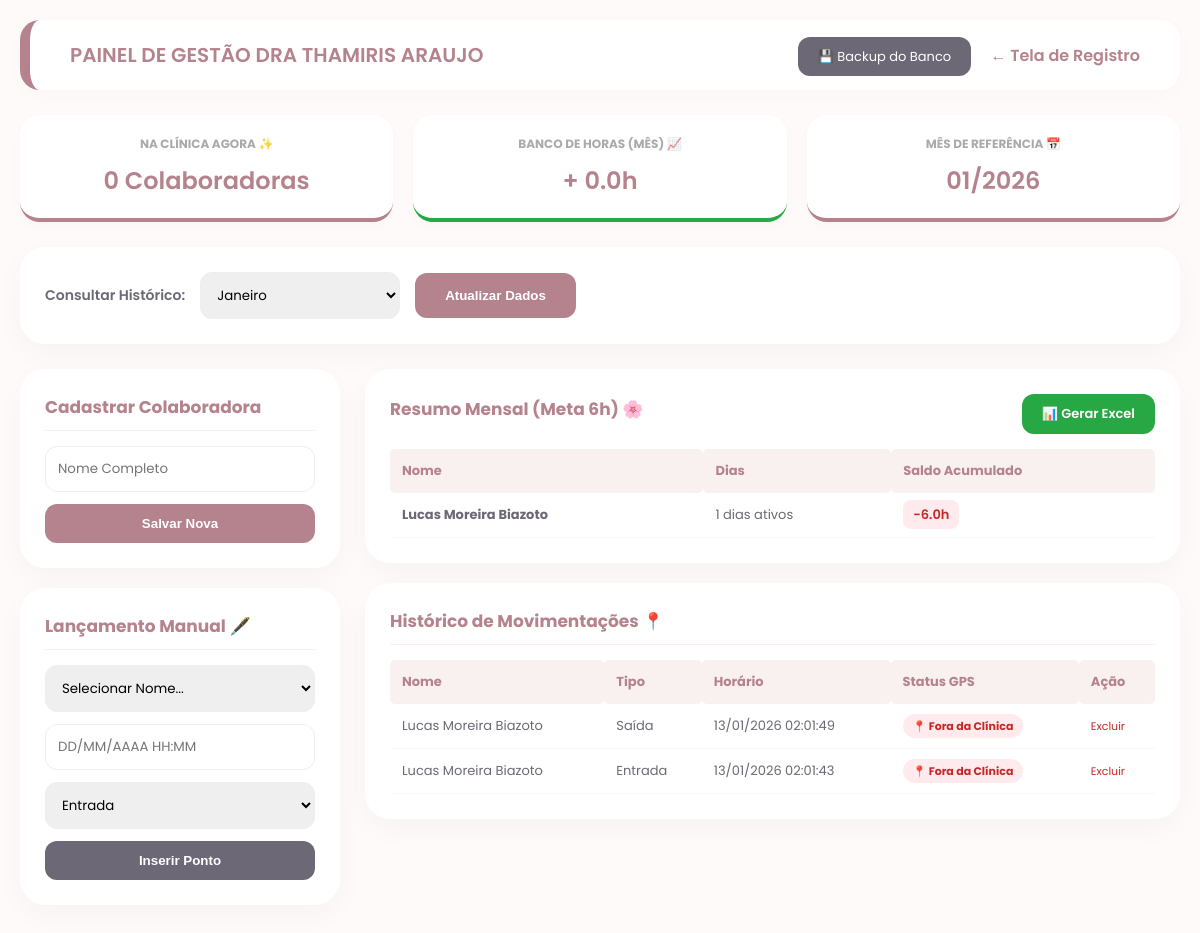
The page /painel_gestao on the database its author committed.
### tables this page shows
CREATE TABLE colaboradoras 
                      (id INTEGER PRIMARY KEY AUTOINCREMENT, nome TEXT UNIQUE);

CREATE TABLE registros 
                      (id INTEGER PRIMARY KEY AUTOINCREMENT, nome TEXT, tipo TEXT, horario TEXT, data_texto TEXT, localizacao TEXT);

### app.py (the view)
@app.route('/painel_gestao')
def painel_gestao():
    mes = request.args.get('mes', datetime.now().strftime("%m"))
    filtro = f"/{mes}/{datetime.now().strftime('%Y')}"
    conn = sqlite3.connect('ponto.db'); cursor = conn.cursor()
    cursor.execute("SELECT * FROM colaboradoras ORDER BY nome ASC")
    colab_lista = cursor.fetchall()
    relatorio = []; presentes = []; total_extras_mes = 0.0
    for cid, n in colab_lista:
        cursor.execute("SELECT tipo, horario FROM registros WHERE nome = ? AND horario LIKE ?", (n, f"%{filtro}%"))
        regs = cursor.fetchall()
        if regs and regs[-1][0] == 'Entrada' and regs[-1][1].startswith(datetime.now().strftime("%d/%m/%Y")):
            presentes.append(n)
        datas = sorted(list(set([r[1].split(' ')[0] for r in regs])))
        total_saldo = 0.0; dias = 0
        for d in datas:
            e = [r[1] for r in regs if r[1].startswith(d) and r[0] == 'Entrada']
            s = [r[1] for r in regs if r[1].startswith(d) and r[0] == 'Saída']
            if e and s:
                dias += 1; _, saldo = calcular_jornada(e[0], s[-1]); total_saldo += saldo
        if total_saldo > 0: total_extras_mes += total_saldo
        relatorio.append({'nome': n, 'dias': dias, 'saldo': round(total_saldo, 2)})
    cursor.execute("SELECT * FROM registros ORDER BY id DESC LIMIT 50")
    ultimos = cursor.fetchall(); conn.close()
    return render_template('admin.html', relatorio=relatorio, ultimos=ultimos, colaboradoras=colab_lista, mes_sel=mes, presentes=presentes, total_extras=round(total_extras_mes, 1))

### app.py (called while the page is built)
def calcular_jornada(entrada_str, saida_str):
    for formato in ("%d/%m/%Y %H:%M:%S", "%d/%m/%Y %H:%M"):
        try:
            inicio = datetime.strptime(entrada_str, formato)
            fim = datetime.strptime(saida_str, formato)
            diff = fim - inicio
            horas = diff.total_seconds() / 3600
            return round(horas, 2), round(horas - 6.0, 2)
        except: continue
    return 0, 0

### templates/admin.html (shortened to what this page needs)
<!DOCTYPE html>
<html lang="pt-br">
<head>
</head>
<body>
    <div class="header">
        <h1>Painel de Gestão Dra Thamiris Araujo</h1>
        <div>
            <a href="/backup" class="btn-backup">💾 Backup do Banco</a>
            <a href="/" style="margin-left:15px; color: var(--rosa); text-decoration: none; font-weight: 600;">← Tela de Registro</a>
        </div>
    </div>
    <div class="dashboard">
        <div class="dash-card">
            <h3>Na Clínica Agora ✨</h3>
            <p>{{ presentes|length }} Colaboradoras</p>
        </div>
        <div class="dash-card" style="border-bottom-color: #28a745;">
            <h3>Banco de Horas (Mês) 📈</h3>
            <p>+ {{ total_extras }}h</p>
        </div>
        <div class="dash-card">
            <h3>Mês de Referência 📅</h3>
            <p>{{ mes_sel }}/2026</p>
        </div>
    </div>
    <div class="card" style="margin-bottom: 25px;">
        <form method="GET" style="display:flex; gap:15px; align-items: center; flex-wrap: wrap;">
            <label style="font-size: 14px; font-weight: 600;">Consultar Histórico:</label>
            <select name="mes" style="width: 200px; margin:0;">
                <option value="01" {% if mes_sel == '01' %}selected{% endif %}>Janeiro</option>
            </select>
            <button class="btn-acao" style="width: auto; margin:0; padding: 0 30px; height: 45px;">Atualizar Dados</button>
        </form>
    </div>
    <div class="grid">
        <aside>
            <div class="card">
                <h2>Cadastrar Colaboradora</h2>
                <form action="/cadastrar_colaboradora" method="POST">
                    <input type="text" name="nome_novo" placeholder="Nome Completo" required>
                    <button class="btn-acao">Salvar Nova</button>
                </form>
            </div>
            <div class="card">
                <h2>Lançamento Manual 🖋️</h2>
                <form action="/lancar_manual" method="POST">
                    <select name="nome" required>
                        <option value="" disabled selected>Selecionar Nome...</option>
                    </select>
                    <input type="text" name="data_hora" placeholder="DD/MM/AAAA HH:MM" required>
                    <select name="tipo">
                        <option value="Entrada">Entrada</option>
                    </select>
                    <button class="btn-acao" style="background: var(--texto);">Inserir Ponto</button>
                </form>
            </div>
        </aside>
        <main>
            <div class="card">
                <div style="display:flex; justify-content: space-between; align-items: center; margin-bottom: 15px;">
                    <h2 style="border:none; margin:0;">Resumo Mensal (Meta 6h) 🌸</h2>
                    <a href="/exportar" class="btn-excel">📊 Gerar Excel</a>
                </div>
                <table>
                    <thead>
                        <tr><th>Nome</th><th>Dias</th><th>Saldo Acumulado</th></tr>
                    </thead>
                    <tbody>
                        {% for r in relatorio %}
                        <tr>
                            <td><strong>{{ r.nome }}</strong></td>
                            <td>{{ r.dias }} dias ativos</td>
                            <td>
                                <span class="saldo-badge" style="background: {{ '#e8f5e9' if r.saldo > 0 else '#ffebee' }}; color: {{ '#2e7d32' if r.saldo > 0 else '#c62828' }};">
                                    {{ '+' if r.saldo > 0 }}{{ r.saldo }}h
                                </span>
                            </td>
                        </tr>
                        {% endfor %}
                    </tbody>
                </table>
            </div>
            <div class="card">
                <h2>Histórico de Movimentações 📍</h2>
                <table>
                    <thead>
                        <tr><th>Nome</th><th>Tipo</th><th>Horário</th><th>Status GPS</th><th>Ação</th></tr>
                    </thead>
                    <tbody>
                        {% for u in ultimos %}
                        <tr>
                            <td>{{ u[1] }}</td>
                            <td>{{ u[2] }}</td>
                            <td>{{ u[3] }}</td>
                            <td>
                                <span class="status-gps" style="background: {{ '#e8f5e9' if 'OK' in u[5] or 'Manual' in u[5] else '#ffebee' }}; color: {{ '#2e7d32' if 'OK' in u[5] or 'Manual' in u[5] else '#c62828' }};">
                                    {{ u[5] }}
                                </span>
                            </td>
                            <td><a href="/excluir_ponto/{{ u[0] }}" style="color: #c62828; text-decoration:none; font-size:11px;">Excluir</a></td>
                        </tr>
                        {% endfor %}
                    </tbody>
                </table>
            </div>
        </main>
    </div>
</body>
</html>

### templates/admin.html (style rules this page uses)
:root { --rosa: #b5838d; --rosa-claro: #f9f1f0; --fundo: #fdfaf9; --texto: #6d6875; }
body { font-family: 'Poppins', sans-serif; background: var(--fundo); color: var(--texto); margin: 0; padding: 20px; }
.header { background: white; padding: 20px 40px; border-radius: 20px; display: flex; justify-content: space-between; align-items: center; box-shadow: 0 5px 20px rgba(0,0,0,0.02); margin-bottom: 25px; border-left: 10px solid var(--rosa); }
h1 { color: var(--rosa); font-weight: 600; margin: 0; font-size: 20px; text-transform: uppercase; }
.dashboard { display: grid; grid-template-columns: 1fr 1fr 1fr; gap: 20px; margin-bottom: 25px; }
.dash-card { background: white; padding: 20px; border-radius: 20px; text-align: center; box-shadow: 0 5px 15px rgba(0,0,0,0.02); border-bottom: 4px solid var(--rosa); }
.dash-card h3 { font-size: 12px; color: #aaa; margin: 0; text-transform: uppercase; }
.dash-card p { font-size: 24px; font-weight: 600; color: var(--rosa); margin: 10px 0 0 0; }
.grid { display: grid; grid-template-columns: 320px 1fr; gap: 25px; }
.card { background: white; padding: 25px; border-radius: 25px; box-shadow: 0 10px 30px rgba(0,0,0,0.03); margin-bottom: 20px; }
h2 { color: var(--rosa); font-size: 17px; margin-top: 0; border-bottom: 1px solid var(--rosa-claro); padding-bottom: 10px; margin-bottom: 15px; }
table { width: 100%; border-collapse: collapse; }
th { text-align: left; padding: 12px; background: var(--rosa-claro); color: var(--rosa); font-size: 13px; border-radius: 5px; }
td { padding: 12px; border-bottom: 1px solid #fcf6f5; font-size: 13px; }
.btn-excel { background: #28a745; color: white; padding: 10px 20px; border-radius: 12px; text-decoration: none; font-size: 13px; font-weight: 600; border: none; cursor: pointer; }
.btn-backup { background: #6d6875; color: white; padding: 10px 20px; border-radius: 12px; text-decoration: none; font-size: 13px; }
.btn-acao { background: var(--rosa); color: white; border: none; padding: 12px; border-radius: 12px; width: 100%; cursor: pointer; font-weight: 600; transition: 0.3s; }
input, select { width: 100%; padding: 12px; margin-bottom: 12px; border-radius: 12px; border: 1px solid #eee; box-sizing: border-box; font-family: 'Poppins', sans-serif; }
.saldo-badge { padding: 5px 10px; border-radius: 8px; font-weight: 600; }
.status-gps { font-size: 11px; padding: 4px 10px; border-radius: 50px; font-weight: bold; }

### rows shown on the page
colaboradoras: nome "Lucas Moreira Biazoto", dias "1", saldo "-6.0"
registros: nome "Lucas Moreira Biazoto", tipo "Saída", horario "13/01/2026 02:01:49", localizacao "📍 Fora da Clínica"
registros: nome "Lucas Moreira Biazoto", tipo "Entrada", horario "13/01/2026 02:01:43", localizacao "📍 Fora da Clínica"

### other values the page prints
{{ presentes|length }} "0"
{{ total_extras }} "0.0"
{{ mes_sel }} "01"
